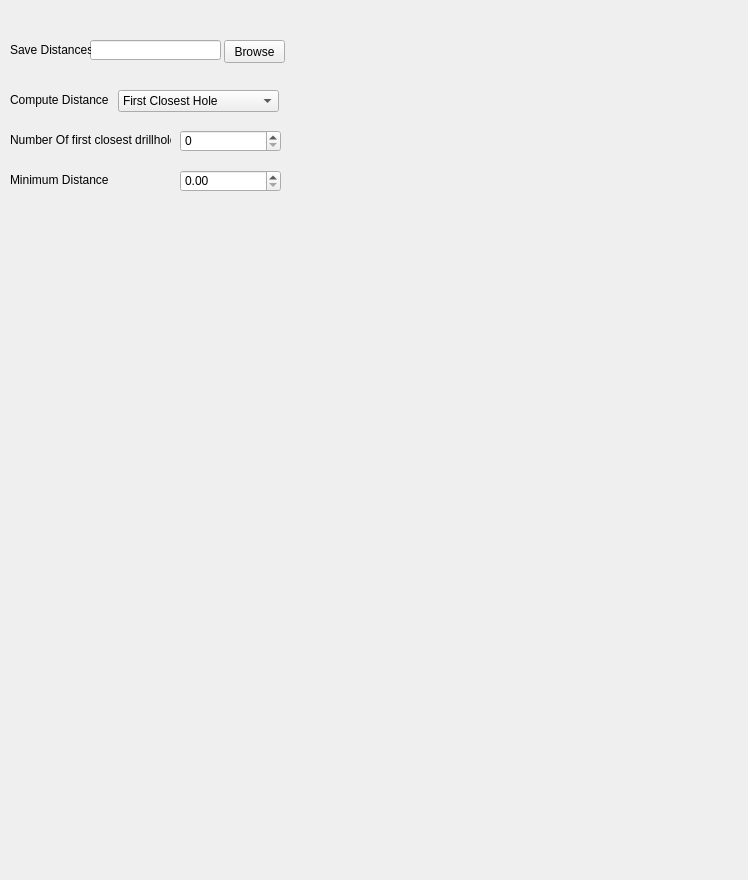
<?xml version="1.0" encoding="UTF-8"?>
<ui version="4.0">
 <class>Form</class>
 <widget class="QWidget" name="Form">
  <property name="geometry">
   <rect>
    <x>0</x>
    <y>0</y>
    <width>748</width>
    <height>880</height>
   </rect>
  </property>
  <property name="windowTitle">
   <string>Form</string>
  </property>
  <widget class="QLabel" name="Dimension">
   <property name="geometry">
    <rect>
     <x>10</x>
     <y>130</y>
     <width>161</width>
     <height>20</height>
    </rect>
   </property>
   <property name="text">
    <string>Number Of first closest drillholes</string>
   </property>
  </widget>
  <widget class="QLabel" name="MaximumL">
   <property name="geometry">
    <rect>
     <x>10</x>
     <y>170</y>
     <width>141</width>
     <height>20</height>
    </rect>
   </property>
   <property name="text">
    <string>Minimum Distance</string>
   </property>
  </widget>
  <widget class="QLabel" name="Interpolation_L">
   <property name="geometry">
    <rect>
     <x>10</x>
     <y>90</y>
     <width>101</width>
     <height>20</height>
    </rect>
   </property>
   <property name="text">
    <string>Compute Distance To</string>
   </property>
  </widget>
  <widget class="QComboBox" name="ComputeDistanceTo">
   <property name="geometry">
    <rect>
     <x>118</x>
     <y>90</y>
     <width>161</width>
     <height>22</height>
    </rect>
   </property>
   <item>
    <property name="text">
     <string>First Closest Hole</string>
    </property>
   </item>
   <item>
    <property name="text">
     <string>First N Closest Holes</string>
    </property>
   </item>
   <item>
    <property name="text">
     <string>All Drillholes</string>
    </property>
   </item>
  </widget>
  <widget class="QSpinBox" name="NbClosestDrillholes">
   <property name="geometry">
    <rect>
     <x>180</x>
     <y>130</y>
     <width>101</width>
     <height>22</height>
    </rect>
   </property>
  </widget>
  <widget class="QLineEdit" name="FileName">
   <property name="geometry">
    <rect>
     <x>90</x>
     <y>40</y>
     <width>131</width>
     <height>20</height>
    </rect>
   </property>
  </widget>
  <widget class="QPushButton" name="BrowseButton">
   <property name="geometry">
    <rect>
     <x>224</x>
     <y>40</y>
     <width>61</width>
     <height>23</height>
    </rect>
   </property>
   <property name="text">
    <string>Browse</string>
   </property>
  </widget>
  <widget class="QDoubleSpinBox" name="MinimumDistance">
   <property name="geometry">
    <rect>
     <x>180</x>
     <y>170</y>
     <width>101</width>
     <height>22</height>
    </rect>
   </property>
  </widget>
  <widget class="QLabel" name="label">
   <property name="geometry">
    <rect>
     <x>10</x>
     <y>40</y>
     <width>81</width>
     <height>20</height>
    </rect>
   </property>
   <property name="text">
    <string>Save Distances</string>
   </property>
  </widget>
 </widget>
 <resources/>
 <connections/>
</ui>
